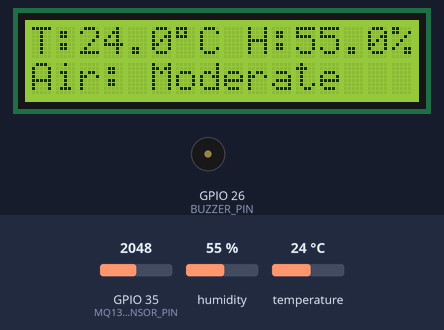
A sketch run on a simulated ESP32. Parts: 16×2 character LCD, buzzer (waves = sounding, pin HIGH). The inputs (shaded band) are chosen by the test bench; at power-on: GPIO 35 (MQ135_SENSOR_PIN) = 2048, humidity 55 %, temperature 24 °C. WiFi joins after 1.5 s; servers stay silent unless stated; what the sketch prints to the serial monitor is not drawn.

Above: at 7.0 s.
7.1 s: GPIO 35 (MQ135_SENSOR_PIN) set to 1928
At 9.1 s:
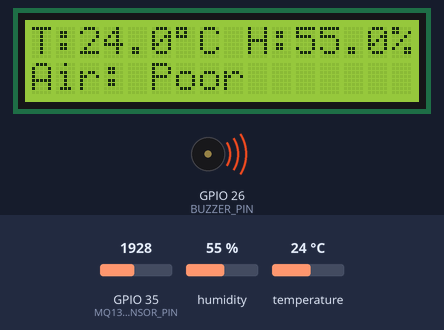
13.2 s: GPIO 35 (MQ135_SENSOR_PIN) set to 1071
17.6 s: GPIO 35 (MQ135_SENSOR_PIN) set to 974
At 18.3 s:
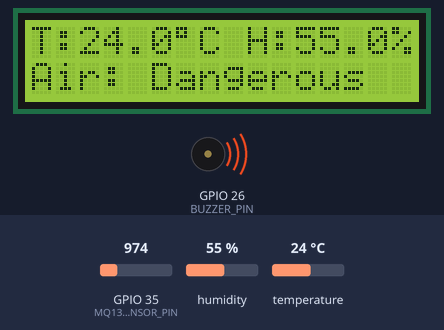
22.5 s: GPIO 35 (MQ135_SENSOR_PIN) set to 3040
At 23.0 s:
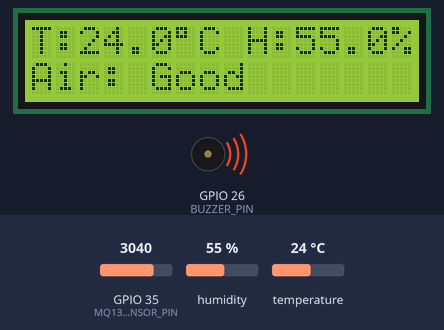
25.7 s: humidity set to 22 %
At 28.4 s:
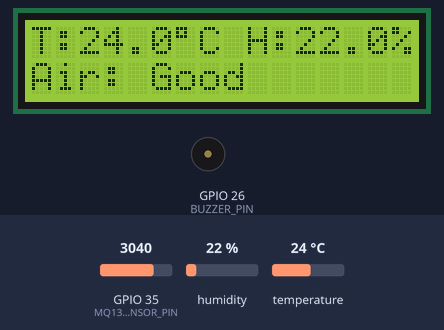
28.9 s: temperature set to 12 °C
At 30.5 s:
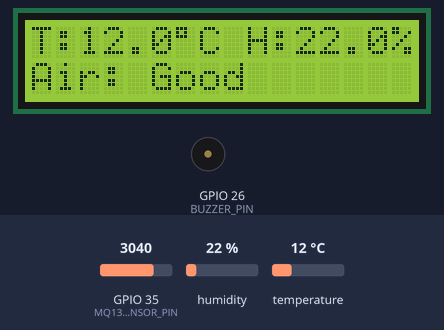
Timing chart, 0 to 32.0 s (numbered marks = the images above; inputs shaded):
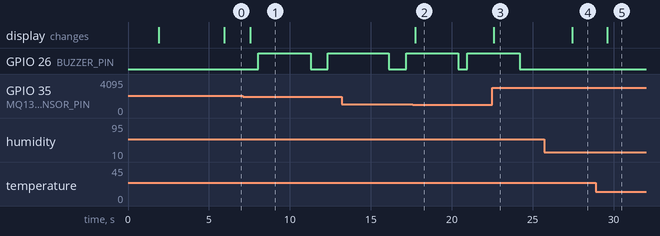

The sketch:

IOT102_VuotVuMon.ino
```cpp
#define BLYNK_PRINT Serial
#define BLYNK_TEMPLATE_ID "TMPL69CYH3NHa"
#define BLYNK_TEMPLATE_NAME "Test"
#define BLYNK_AUTH_TOKEN "gxjCTFjTlg3SCUOcc59swIbveyKN0u0Q"

#include "Wire.h"
#include "Adafruit_LiquidCrystal.h"
#include "DHT.h"
#include <WiFi.h>
#include <WiFiClient.h>
#include <BlynkSimpleEsp32.h>
#include <WiFiManager.h>  // https://github.com/tzapu/WiFiManager

#define DHTPIN 25            // DHT11 pin
#define DHTTYPE DHT11        // DHT type
#define MQ135_SENSOR_PIN 35  // MQ135 on ADC1 pin
#define BUZZER_PIN 26        // Buzzer pin

WiFiManager wm;
DHT dht(DHTPIN, DHTTYPE);
Adafruit_LiquidCrystal lcd(19, 23, 18, 17, 16, 15);
BlynkTimer timer;

#define MAX_SSID_LEN 32
#define MAX_PASS_LEN 64

char ssid[MAX_SSID_LEN];
char password[MAX_PASS_LEN];

float humidity;
float temperature;
String air_quality_label;
bool buzzerState = false;
unsigned long buzzerStartTime = 0;
bool buzzerActive = false;

String interpret_air_quality(int sensor_value) {
  String quality;
  if (sensor_value < 1000) {
    quality = "Dangerous";
  } else if (sensor_value < 2000) {
    quality = "Poor";
  } else if (sensor_value < 3000) {
    quality = "Moderate";
  } else {
    quality = "Good";
  }
  // Switch-case to set buzzerState based on air quality
  switch (quality[0]) {
    case 'G':  // Good
    case 'M':  // Moderate
      buzzerState = false;
      break;
    case 'P':  // Poor
    case 'D':  // Dangerous
      buzzerState = true;
      break;
    default:
      buzzerState = false;  // Fallback
      break;
  }
  return quality;
}

void pushData() {
  Blynk.virtualWrite(V0, air_quality_label);
  Blynk.virtualWrite(V1, String(temperature));
  Blynk.virtualWrite(V2, String(humidity) + " %");
  Blynk.virtualWrite(V3, buzzerState);
  if (buzzerState) {
    String reason = temperature > 40 ? "High Temperature (" + String(temperature) + "°C)" : "Poor Air Quality (" + air_quality_label + ")";
    Blynk.logEvent("air_quality_-_temperature_alert", "Alert: " + reason);
  }
}

void buzzerControl() {
  if (buzzerState && !buzzerActive) {
    buzzerActive = true;
    buzzerStartTime = millis();
    digitalWrite(BUZZER_PIN, HIGH);  // Turn on buzzer
  }
  if (buzzerActive && (millis() - buzzerStartTime >= 3000)) {
    digitalWrite(BUZZER_PIN, LOW);  // Stop buzzer after 3 seconds
    buzzerActive = false;
  }
}

void setup() {
  Serial.begin(115200);
  analogSetAttenuation(ADC_11db);  // Set ADC to 0–3.6V range
  pinMode(MQ135_SENSOR_PIN, INPUT);
  pinMode(BUZZER_PIN, OUTPUT);
  digitalWrite(BUZZER_PIN, LOW);  // Ensure buzzer is off initially
  bool res;
  res = wm.autoConnect("IOT102-Air-Quality", "");
  if (!res) {
    Serial.println("Failed to connect");
    // ESP.restart();
  } else {
    Serial.println("connected...yeey :)");
    strcpy(ssid, wm.getWiFiSSID(res).c_str());
    strcpy(password, wm.getWiFiPass(res).c_str());
    Blynk.begin(BLYNK_AUTH_TOKEN, ssid, password);
  }
  lcd.begin(16, 2);
  dht.begin();
  lcd.clear();
  lcd.setCursor(0, 0);
  lcd.print(" IOT102 Project");
  delay(4000);  // Allow sensor warm-up
  timer.setInterval(1200L, pushData);       // Update Blynk every 1s
  timer.setInterval(1000L, buzzerControl);  // Check buzzer frequently
}

void loop() {
  Blynk.run();
  timer.run();
  humidity = dht.readHumidity();
  temperature = dht.readTemperature();
  int sensor_value = analogRead(MQ135_SENSOR_PIN);
  air_quality_label = interpret_air_quality(sensor_value);
  // Override buzzerState if temperature exceeds 40°C
  if (temperature > 40 && !isnan(temperature)) {
    buzzerState = true;
  }
  Serial.print("Temperature: ");
  Serial.print(temperature);
  Serial.print("°C, Humidity: ");
  Serial.print(humidity);
  Serial.print("%, MQ135 Raw: ");
  Serial.print(sensor_value);
  Serial.print(", Air Quality: ");
  Serial.print(air_quality_label);
  Serial.print(", Buzzer State: ");
  Serial.println(buzzerState);
  lcd.clear();
  lcd.setCursor(0, 0);
  lcd.print("T:");
  if (isnan(temperature)) {
    lcd.print("Err");
  } else {
    lcd.print(temperature, 1);
    lcd.print((char)0xDF);  // Degree symbol
    lcd.print("C");
  }
  lcd.print(" H:");
  if (isnan(humidity)) {
    lcd.print("Err");
  } else {
    lcd.print(humidity, 1);
    lcd.print("%");
  }
  lcd.setCursor(0, 1);
  lcd.print("Air: ");
  lcd.print(air_quality_label);
  delay(500);
}
```

Measured:
- the behaviour switches between 2000 and 1999 on GPIO 35 (MQ135_SENSOR_PIN) (found by bisection; images 0 and 1)
- the behaviour switches between 1000 and 999 on GPIO 35 (MQ135_SENSOR_PIN) (found by bisection; images 1 and 2)
- after the input at 7.1 s, GPIO 26 (BUZZER_PIN): LOW → HIGH after 0.94 s, → LOW 3.2 s later, → HIGH 1.1 s later; the display: changes after 0.44 s (image 1)
- after the input at 17.6 s, the display: changes after 0.15 s (image 2)
- after the input at 22.5 s, GPIO 26 (BUZZER_PIN): goes on until 24.2 s, then stays LOW; the display: changes after 0.11 s (image 3)
- after the input at 25.7 s, the display: changes after 1.8 s (image 4)
- after the input at 28.9 s, the display: changes after 0.70 s (image 5)
